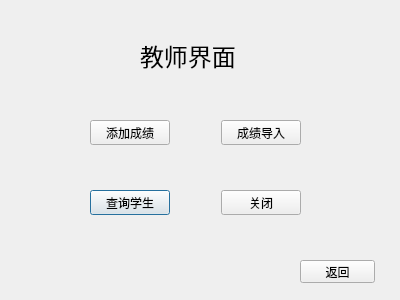
<?xml version="1.0" encoding="UTF-8"?>
<ui version="4.0">
 <class>teacher</class>
 <widget class="QDialog" name="teacher">
  <property name="geometry">
   <rect>
    <x>0</x>
    <y>0</y>
    <width>400</width>
    <height>300</height>
   </rect>
  </property>
  <property name="windowTitle">
   <string>学生选课和成绩管理系统</string>
  </property>
  <widget class="QLabel" name="label">
   <property name="geometry">
    <rect>
     <x>140</x>
     <y>40</y>
     <width>101</width>
     <height>31</height>
    </rect>
   </property>
   <property name="font">
    <font>
     <pointsize>18</pointsize>
    </font>
   </property>
   <property name="text">
    <string>教师界面</string>
   </property>
  </widget>
  <widget class="QWidget" name="layoutWidget">
   <property name="geometry">
    <rect>
     <x>90</x>
     <y>190</y>
     <width>211</width>
     <height>25</height>
    </rect>
   </property>
   <layout class="QHBoxLayout" name="horizontalLayout">
    <item>
     <widget class="QPushButton" name="btn_tea_querystu">
      <property name="text">
       <string>查询学生</string>
      </property>
     </widget>
    </item>
    <item>
     <spacer name="horizontalSpacer_2">
      <property name="orientation">
       <enum>Qt::Horizontal</enum>
      </property>
      <property name="sizeHint" stdset="0">
       <size>
        <width>40</width>
        <height>20</height>
       </size>
      </property>
     </spacer>
    </item>
    <item>
     <widget class="QPushButton" name="btn_close">
      <property name="text">
       <string>关闭</string>
      </property>
     </widget>
    </item>
   </layout>
  </widget>
  <widget class="QWidget" name="layoutWidget">
   <property name="geometry">
    <rect>
     <x>90</x>
     <y>120</y>
     <width>211</width>
     <height>25</height>
    </rect>
   </property>
   <layout class="QHBoxLayout" name="horizontalLayout_2">
    <item>
     <widget class="QPushButton" name="btn_tea_addscore">
      <property name="text">
       <string>添加成绩</string>
      </property>
     </widget>
    </item>
    <item>
     <spacer name="horizontalSpacer">
      <property name="orientation">
       <enum>Qt::Horizontal</enum>
      </property>
      <property name="sizeHint" stdset="0">
       <size>
        <width>40</width>
        <height>20</height>
       </size>
      </property>
     </spacer>
    </item>
    <item>
     <widget class="QPushButton" name="btn_tea_scoreInport">
      <property name="sizePolicy">
       <sizepolicy hsizetype="Minimum" vsizetype="Fixed">
        <horstretch>0</horstretch>
        <verstretch>0</verstretch>
       </sizepolicy>
      </property>
      <property name="text">
       <string>成绩导入</string>
      </property>
     </widget>
    </item>
   </layout>
  </widget>
  <widget class="QPushButton" name="btn_return">
   <property name="geometry">
    <rect>
     <x>300</x>
     <y>260</y>
     <width>75</width>
     <height>23</height>
    </rect>
   </property>
   <property name="text">
    <string>返回</string>
   </property>
  </widget>
 </widget>
 <resources/>
 <connections/>
</ui>
